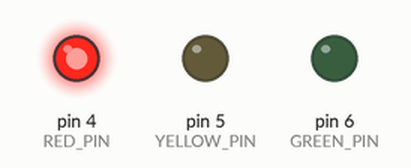
This sketch was run on a simulated Arduino Uno, built with avr-gcc and run on an emulated ATmega328P. Parts: output pins drawn as LEDs (lit = HIGH).

Above: at 2.5 s.
At 6.0 s:
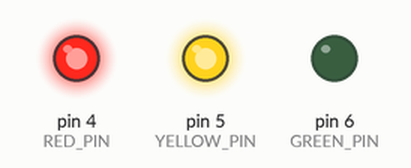
At 9.5 s:
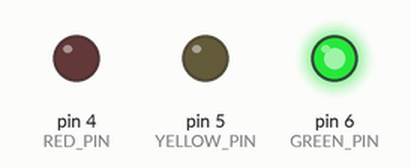
At 13.0 s:
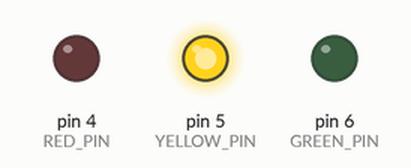
Timing chart, 0 to 18.2 s (numbered marks = the images above):
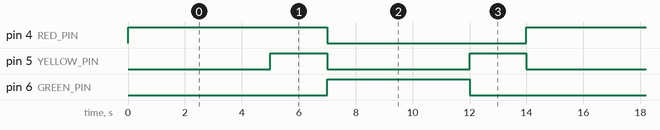

Measured:
- by itself, pin 4 (RED_PIN): alternates HIGH for 7.0 s and LOW for 7.0 s
- by itself, pin 5 (YELLOW_PIN): alternates HIGH for 2.0 s and LOW for 5.0 s
- by itself, pin 6 (GREEN_PIN): alternates HIGH for 5.0 s and LOW for 9.0 s

The sketch:

sketch.ino
```cpp
// Pin assignment for LEDs
const int RED_PIN = 4;
const int YELLOW_PIN = 5;
const int GREEN_PIN = 6;

// Define traffic light states
enum TrafficLightState { RED, RED_YELLOW, GREEN, YELLOW };
TrafficLightState currentState = RED;

// Timing for each state (in milliseconds)
const unsigned long RED_DURATION = 5000;        // 5 sec
const unsigned long RED_YELLOW_DURATION = 2000; // 2 sec
const unsigned long GREEN_DURATION = 5000;      // 5 sec
const unsigned long YELLOW_DURATION = 2000;     // 2 sec

unsigned long stateStartTime = 0; // Tracks when current state started

void setup() {
  pinMode(RED_PIN, OUTPUT);
  pinMode(YELLOW_PIN, OUTPUT);
  pinMode(GREEN_PIN, OUTPUT);

  // Start with RED
  currentState = RED;
  stateStartTime = millis();
  updateLights();
}

void loop() {
  unsigned long currentTime = millis();
  unsigned long elapsed = currentTime - stateStartTime;

  switch(currentState) {
    case RED:
      if (elapsed >= RED_DURATION) {
        currentState = RED_YELLOW;
        stateStartTime = currentTime;
        updateLights();
      }
      break;

    case RED_YELLOW:
      if (elapsed >= RED_YELLOW_DURATION) {
        currentState = GREEN;
        stateStartTime = currentTime;
        updateLights();
      }
      break;

    case GREEN:
      if (elapsed >= GREEN_DURATION) {
        currentState = YELLOW;
        stateStartTime = currentTime;
        updateLights();
      }
      break;

    case YELLOW:
      if (elapsed >= YELLOW_DURATION) {
        currentState = RED;
        stateStartTime = currentTime;
        updateLights();
      }
      break;
  }
}

// Update LED outputs based on current state
void updateLights() {
  switch(currentState) {
    case RED:
      digitalWrite(RED_PIN, HIGH);
      digitalWrite(YELLOW_PIN, LOW);
      digitalWrite(GREEN_PIN, LOW);
      break;

    case RED_YELLOW:
      digitalWrite(RED_PIN, HIGH);
      digitalWrite(YELLOW_PIN, HIGH);
      digitalWrite(GREEN_PIN, LOW);
      break;

    case GREEN:
      digitalWrite(RED_PIN, LOW);
      digitalWrite(YELLOW_PIN, LOW);
      digitalWrite(GREEN_PIN, HIGH);
      break;

    case YELLOW:
      digitalWrite(RED_PIN, LOW);
      digitalWrite(YELLOW_PIN, HIGH);
      digitalWrite(GREEN_PIN, LOW);
      break;
  }
}
```
